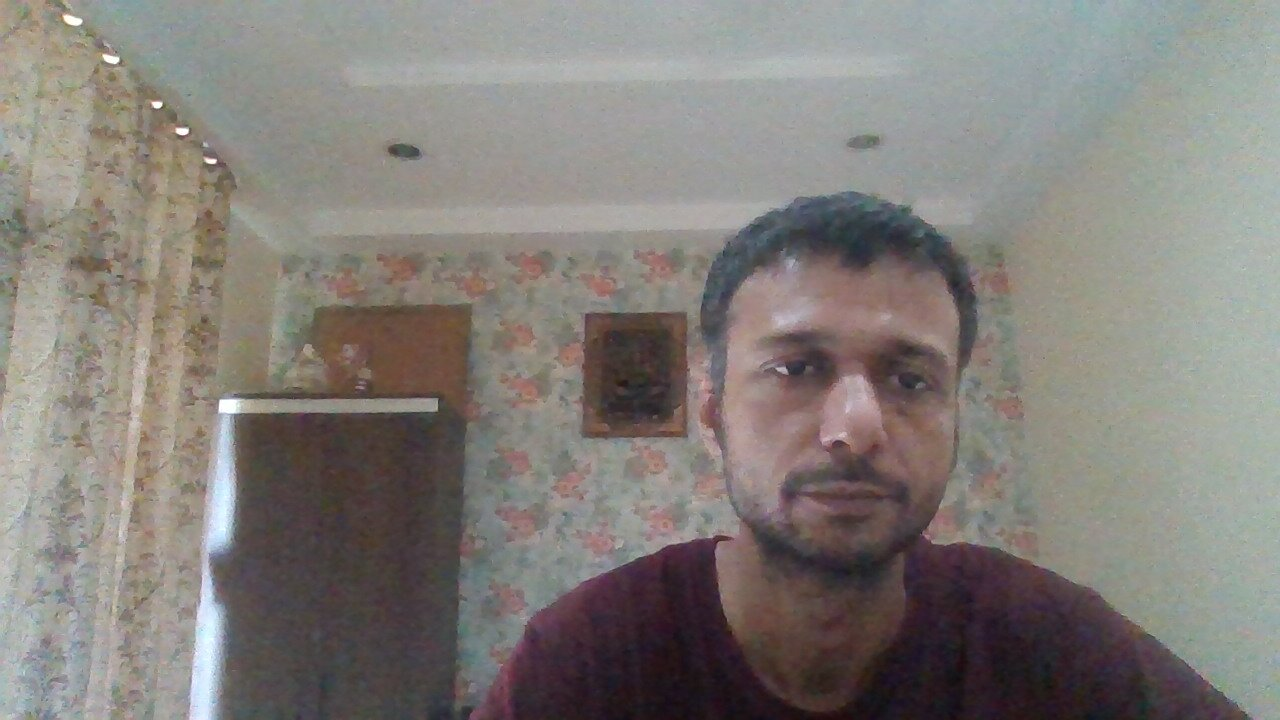
#> input picture eyes-detection-using-opencv/data/image1.jpg, 1280 x 720 px; its folder holds only this picture in this run
$ python main.py
#> lines starting #> are read from the running program, lines starting #| are printed output that depends on the picture; after the words box and inside, x2 and y2 are one past the last pixel; in counts of white or black regions, pixels touching at a corner belong together
import os

import cv2

import matplotlib.pyplot as plt

data_dir = './data'
models_dir = './models'

face_detector = cv2.CascadeClassifier(os.path.join(models_dir, 'haarcascade_frontalface_default.xml'))
eyes_detector = cv2.CascadeClassifier(os.path.join(models_dir, 'haarcascade_eye_tree_eyeglasses.xml'))

for img_path in os.listdir(data_dir):
    img = cv2.imread(os.path.join(data_dir, img_path))
#> img is the input picture: shape (720, 1280, 3); mean B, G, R 121.6, 126.1, 130.9
    img_gray = cv2.cvtColor(img, cv2.COLOR_BGR2GRAY)
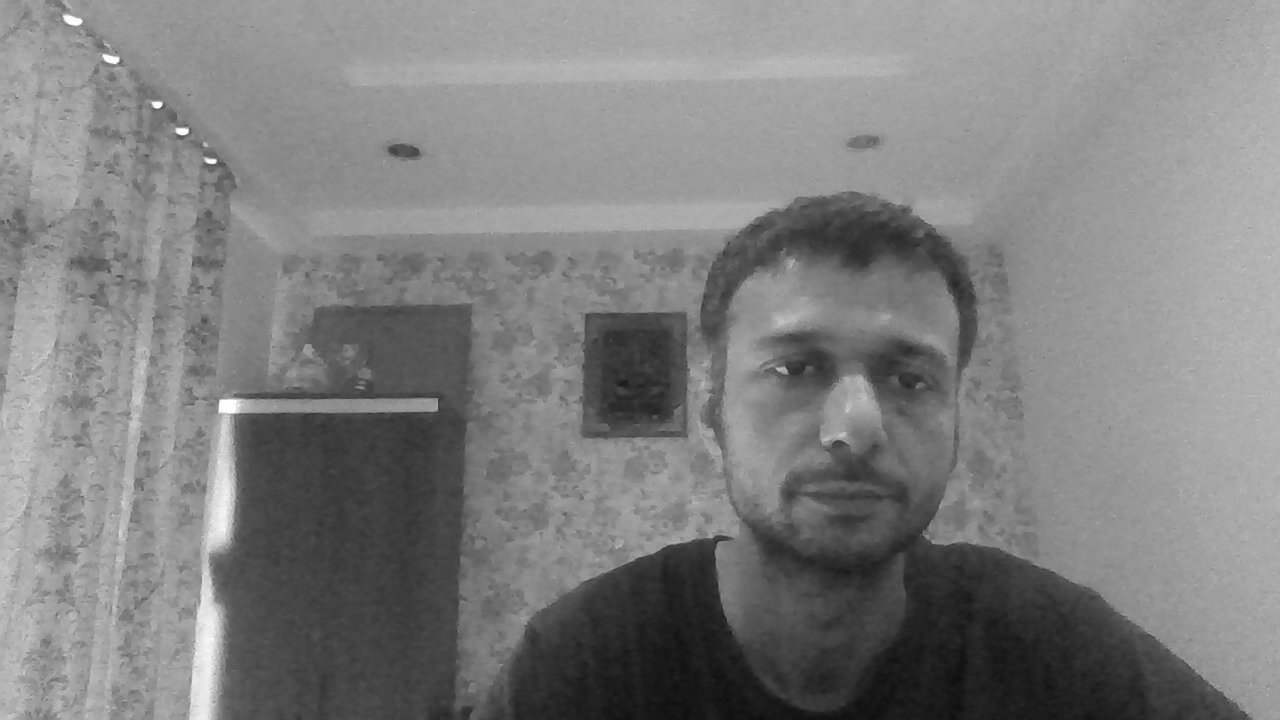
#> img_gray: shape (720, 1280); min 13, max 255, mean 127

    faces = face_detector.detectMultiScale(img_gray, minNeighbors=20)
#> faces = [[700, 252, 310, 310]]

    plt.figure()

    for face in faces:
        x1, y1, w, h = face

        img = cv2.rectangle(img, (x1, y1), (x1 + w, y1 + h), (0, 255, 0), 10)

        factor = 0.5
        face_ = img_gray[y1:y1 + h, x1:x1 + w]

        eyes = eyes_detector.detectMultiScale(cv2.resize(face_, (int(w * factor), int(h * factor))))

        for eye in eyes:
            eye = [int(e/factor) for e in eye]
            x1e, y1e, we, he = eye
            img = cv2.rectangle(img, (x1 + x1e,y1 + y1e), (x1 + x1e + we, y1 + y1e + he), (0, 255, 0), 10)
#> this loop made 1 pass
#> (x1, y1, w, h, factor, eyes) on pass 1: (700, 252, 310, 310, 0.5, [[29, 38, 40, 40], [88, 49, 31, 31]])
#> pass 1, `img = cv2.rectangle(img, (x1, y1), (x1 + w, y1 + h), (0, 255, 0), 10)`:
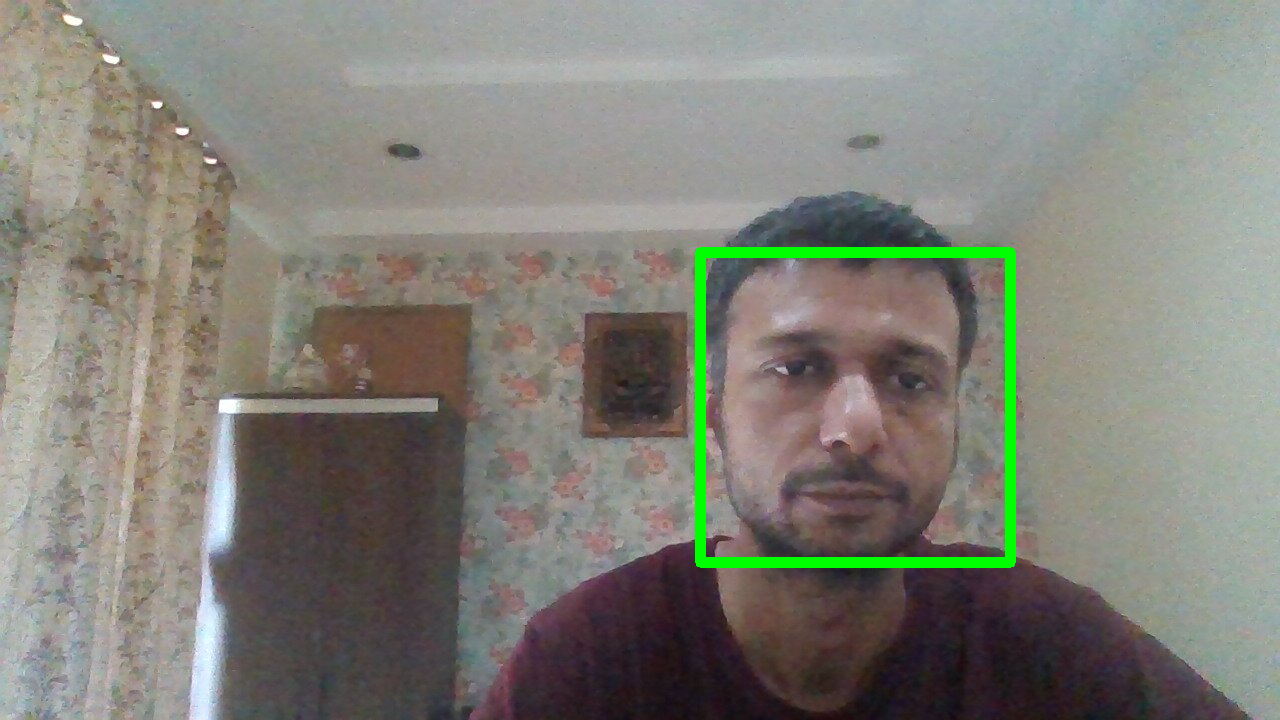
#> img: shape (720, 1280, 3); 1.48% of pixels changed, all inside (x1, y1, x2, y2) = (695, 247, 1016, 568)
#> pass 1, `face_ = img_gray[y1:y1 + h, x1:x1 + w]`:
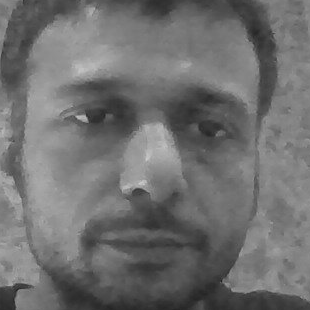
#> face_: shape (310, 310); min 30, max 205, mean 111.1
#> after the loop:
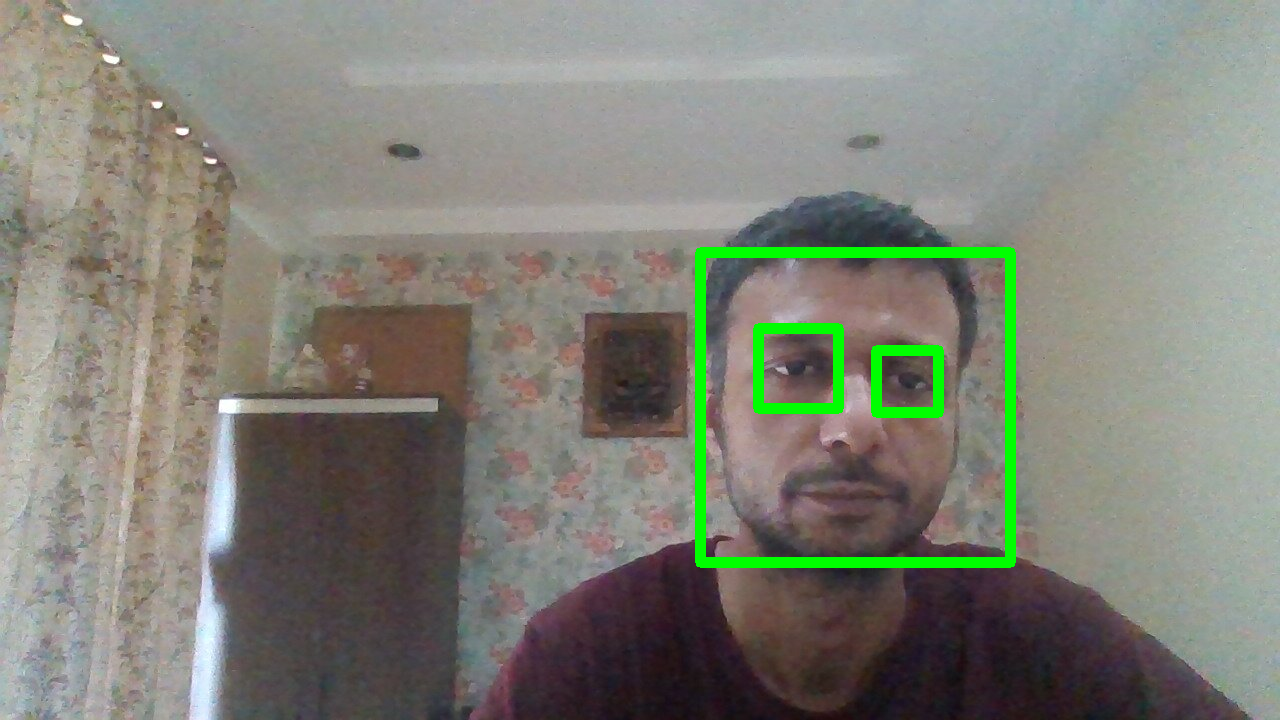
#> img: shape (720, 1280, 3); 0.67% of pixels changed, all inside (x1, y1, x2, y2) = (753, 323, 944, 418)
#> after the loop, eye = [176, 98, 62, 62]

    img_rgb = cv2.cvtColor(img, cv2.COLOR_BGR2RGB)
    plt.imshow(img_rgb)

plt.show()

$ run again, on eyes-detection-using-opencv/data/mary_jane.jpg
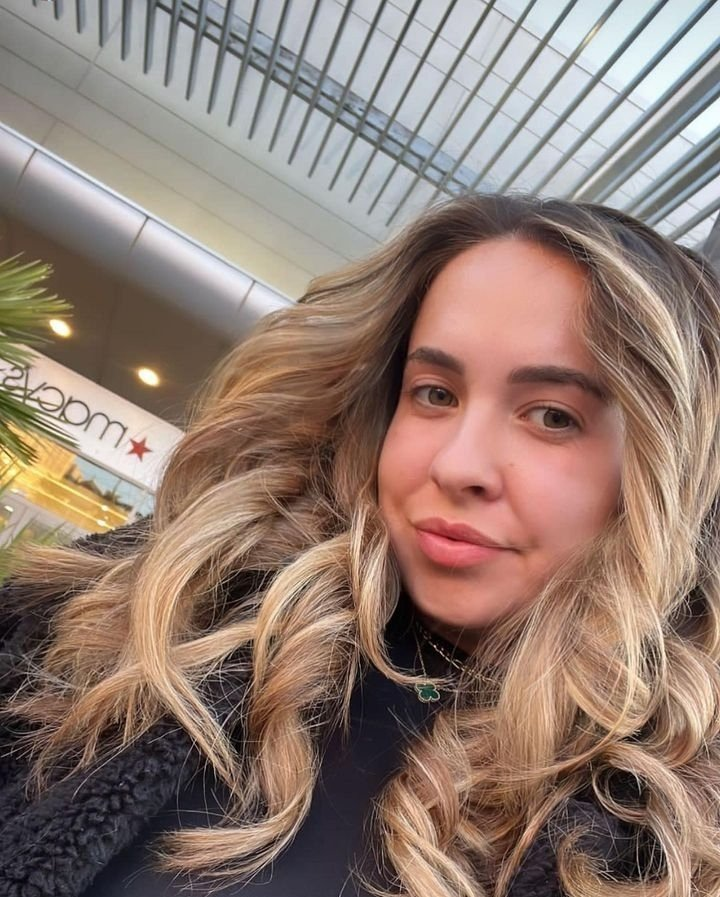
#> input picture eyes-detection-using-opencv/data/mary_jane.jpg, 720 x 897 px
#> img is the input picture: shape (897, 720, 3); mean B, G, R 113.2, 123.3, 144.2
#> faces = [[327, 286, 312, 312]]
#> the loop `for face in faces:` made 1 pass
#> (x1, y1, w, h, factor, eyes) on pass 1: (327, 286, 312, 312, 0.5, [[39, 41, 29, 29], [91, 44, 43, 43]])
#> pass 1, `face_ = img_gray[y1:y1 + h, x1:x1 + w]`:
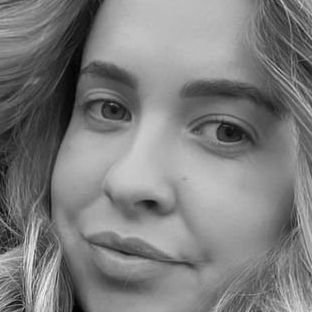
#> face_: shape (312, 312); min 1, max 240, mean 125.6
#> after the loop `for face in faces:`:
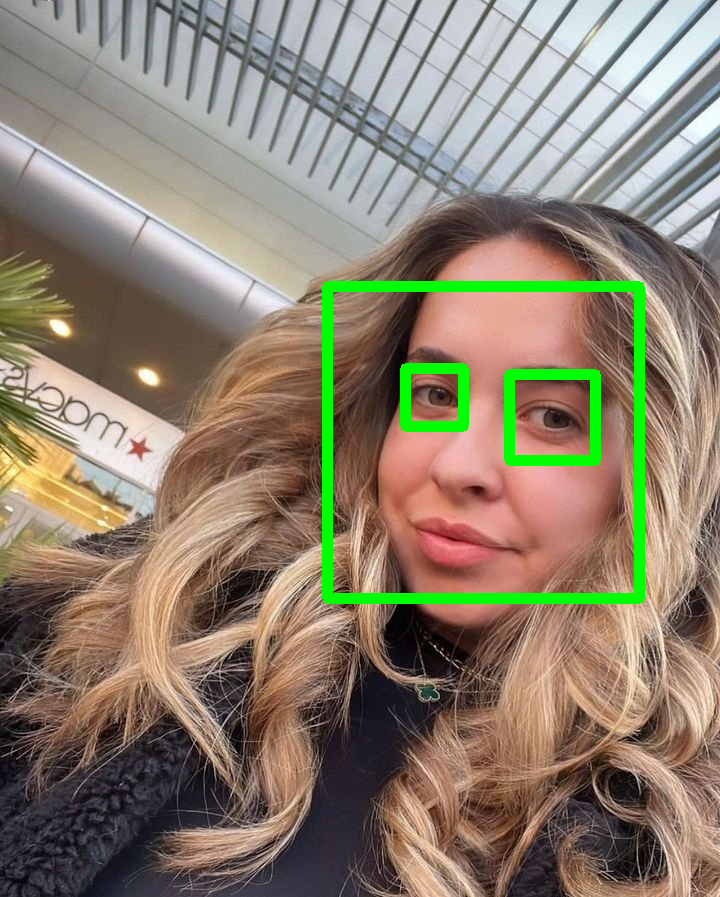
#> img: shape (897, 720, 3); mean B, G, R 110.3, 127.8, 139.4
#> after the loop `for face in faces:`: eye = [182, 88, 86, 86]

$ run again, on eyes-detection-using-opencv/data/image2.jpg
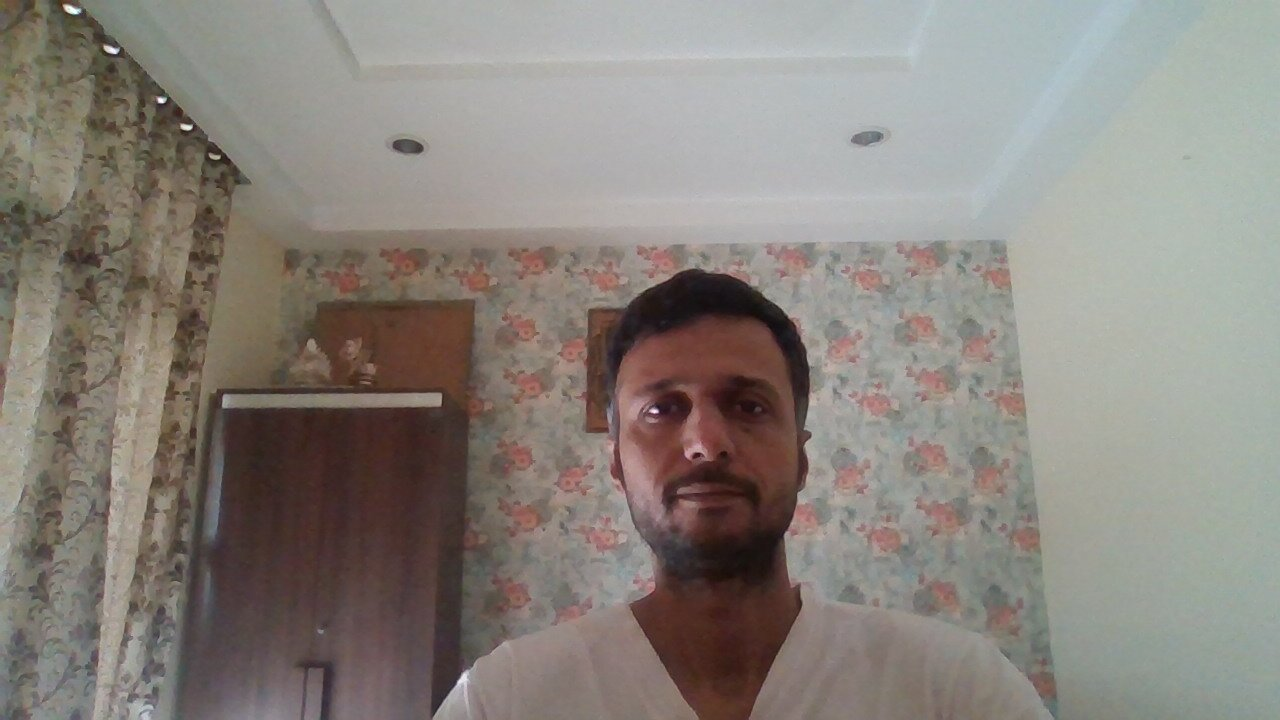
#> input picture eyes-detection-using-opencv/data/image2.jpg, 1280 x 720 px
#> img is the input picture: shape (720, 1280, 3); mean B, G, R 124.9, 131.4, 137.7
#> faces = [[590, 318, 227, 227]]
#> the loop `for face in faces:` made 1 pass
#> (x1, y1, w, h, factor, eyes) on pass 1: (590, 318, 227, 227, 0.5, [[66, 32, 25, 25], [24, 34, 23, 23]])
#> pass 1, `face_ = img_gray[y1:y1 + h, x1:x1 + w]`:
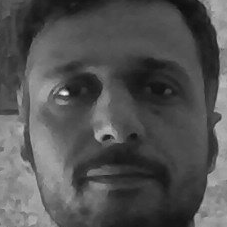
#> face_: shape (227, 227); min 14, max 243, mean 82.4
#> after the loop `for face in faces:`:
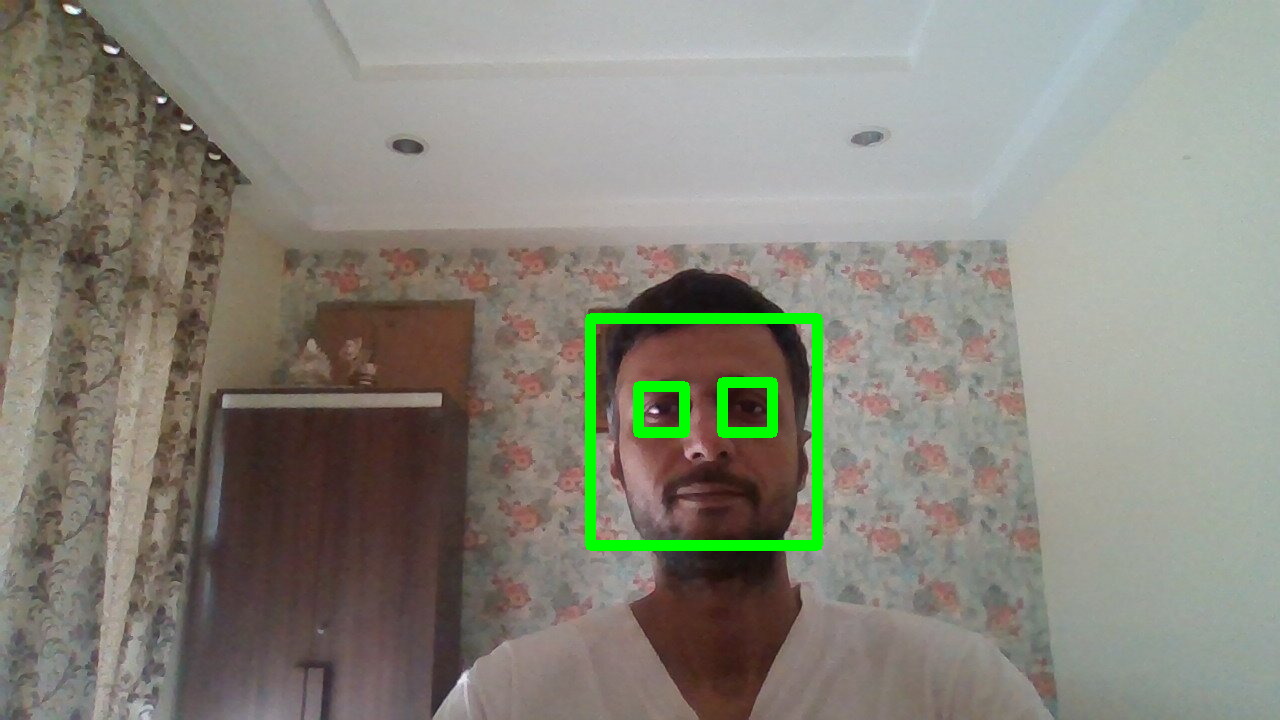
#> img: shape (720, 1280, 3); mean B, G, R 123.7, 134, 136.1
#> after the loop `for face in faces:`: eye = [48, 68, 46, 46]

$ run again, on eyes-detection-using-opencv/data/image3.jpg
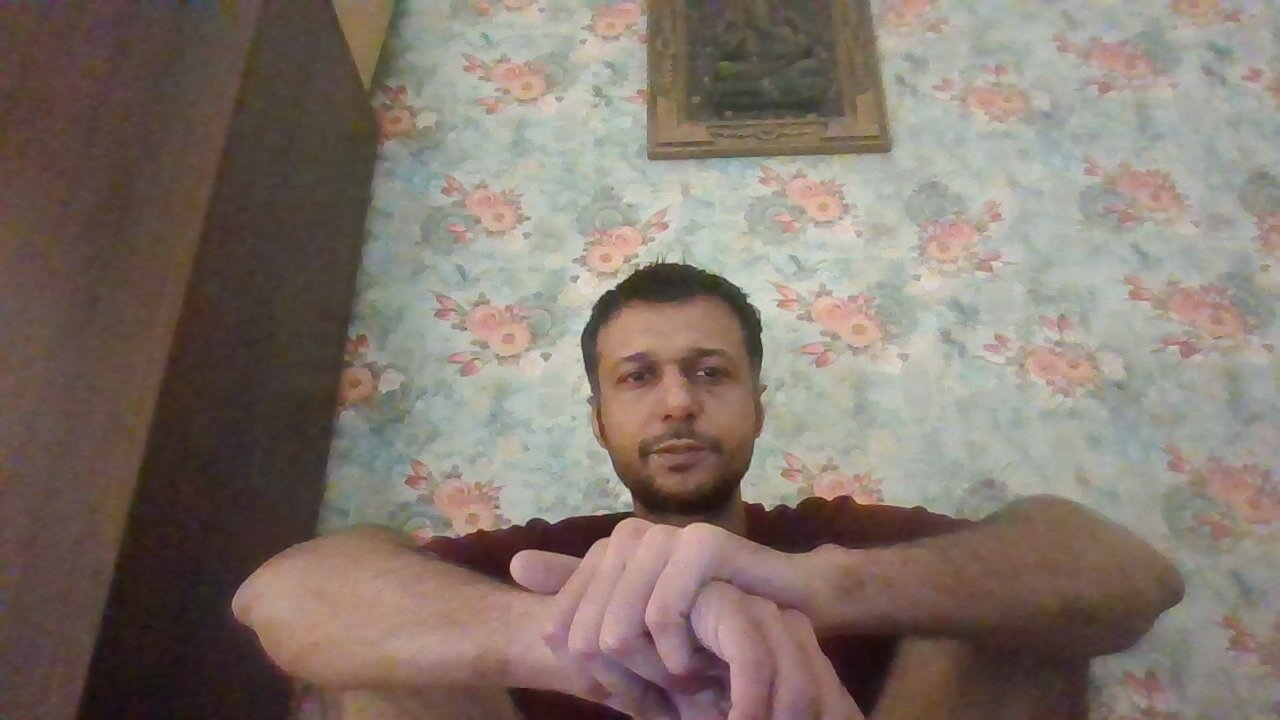
#> input picture eyes-detection-using-opencv/data/image3.jpg, 1280 x 720 px
#> img is the input picture: shape (720, 1280, 3); mean B, G, R 109.9, 118.8, 131.1
#> faces = [[575, 295, 199, 199]]
#> the loop `for face in faces:` made 1 pass
#> (x1, y1, w, h, factor, eyes) on pass 1: (575, 295, 199, 199, 0.5, [[55, 28, 22, 22], [20, 29, 24, 24]])
#> pass 1, `face_ = img_gray[y1:y1 + h, x1:x1 + w]`:
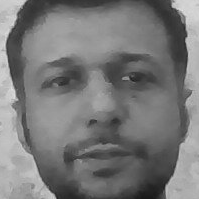
#> face_: shape (199, 199); min 25, max 228, mean 120.2
#> after the loop `for face in faces:`:
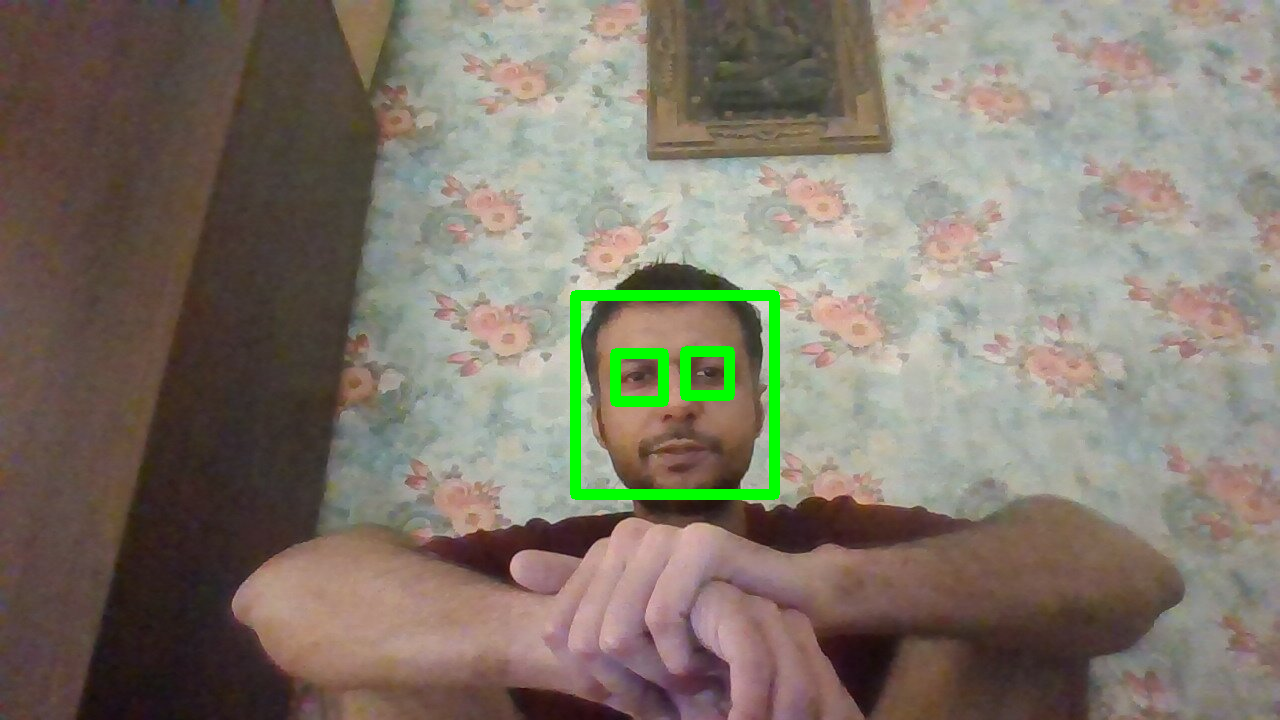
#> img: shape (720, 1280, 3); mean B, G, R 108.3, 120.5, 129.1
#> after the loop `for face in faces:`: eye = [40, 58, 48, 48]
